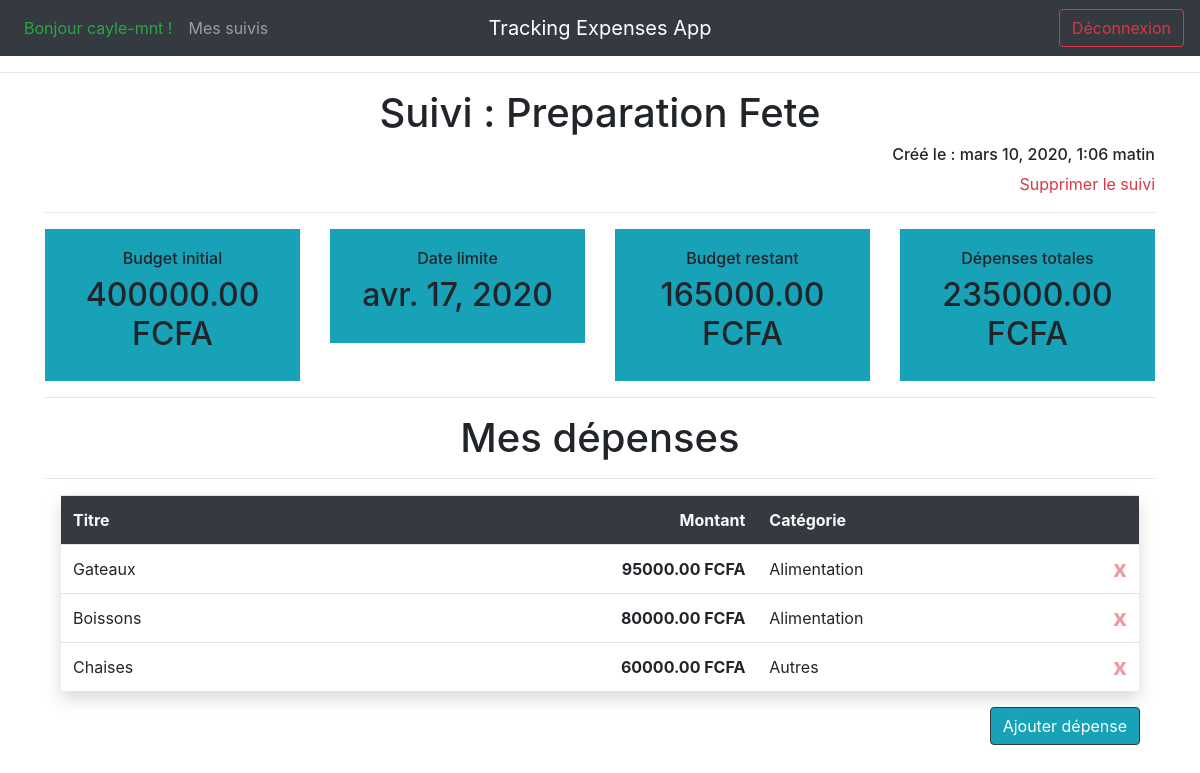
Page /preparation-fete (signed in) on the committed database.
### suivi_depenses/models.py (models this page shows, shortened)
class Suivi(models.Model):
    user = models.ForeignKey(User,on_delete=models.CASCADE,related_name='suivis',null=True)
    slug = models.SlugField(max_length=100,unique=True,blank=True)
    date_creation = models.DateTimeField(auto_now_add=True)
    nom = models.CharField(max_length=100)
    budget = models.DecimalField(max_digits=10,decimal_places=2)
    date_limite = models.DateField()
    def b_restant(self):
        return self.budget - self.d_totales()
    def d_totales(self):
        depenses = Depense.objects.filter(suivi=self)
        total = 0
        for d in depenses:
            total+=d.montant
        return total

class Depense(models.Model):
    suivi = models.ForeignKey(Suivi,on_delete=models.CASCADE, related_name='depenses')
    titre = models.CharField(max_length=100)
    montant = models.DecimalField(max_digits=8,decimal_places=2)
    categorie = models.ForeignKey(Categorie,on_delete=models.CASCADE)
    class Meta:
        ordering = ("-montant",)

class Categorie(models.Model):
    nom = models.CharField(max_length=100)

### suivi_depenses/views.py (the view, shortened to what this page needs)
# urls.py: path('<slug:slug_suivi>',views.details_suivi,name='details_suivi'),
@login_required(login_url="/connexion/")
def details_suivi(request,slug_suivi):
    suivi = get_object_or_404(Suivi, slug=slug_suivi)
    categories = Categorie.objects.all()
    if request.method == 'GET':
        return render(request,'suivi_depenses/details_suivi.html',{'suivi':suivi,'depenses':suivi.depenses.all(),'categories':categories})
    return HttpResponseRedirect("/"+slug_suivi)

### suivi_depenses/templates/suivi_depenses/details_suivi.html (shortened to what this page needs)
{% extends 'suivi_depenses/base.html' %}
{% block content %}
<div class="container">
    <h1 class="text-center">Suivi : {{suivi.nom}}</h1>
    <div class="text-right">
        <h6>Créé le : {{ suivi.date_creation }}</h6>
        <a href="{% url 'del_suivi' suivi.slug%}" class="text-danger text-right">Supprimer le suivi</a>
    </div>
    <hr>
    <section class="section">
        <div class="row">
            <div class="col-3">
                <div class="card-body bg-info text-center">
                    <h6>Budget initial</h6>
                    <h2>{{ suivi.budget }} FCFA</h2>
                </div>
            </div>
            <div class="col-3">
                <div class="card-body bg-info text-center">
                    <h6>Date limite</h6>
                    <h2>{{ suivi.date_limite }}</h2>
                </div>
            </div>
            <div class="col-3">
                <div class="card-body bg-info text-center">
                    <h6>Budget restant</h6>
                    <h2>{{ suivi.b_restant }} FCFA</h2>
                </div>
            </div>
            <div class="col-3">
                <div class="card-body bg-info text-center">
                    <h6>Dépenses totales</h6>
                    <h2>{{ suivi.d_totales }} FCFA</h2>
                </div>
            </div>
        </div>
    </section>
    <hr>
    <h1 class="text-center">Mes dépenses</h1>
    <hr>
    <section class="section m-3">
        <table class="table table-hover shadow">
            <tr class="bg-dark text-light">
                <th>
                    Titre
                </th>
                <th class="text-right">
                    Montant
                </th>
                <th colspan="2">
                    Catégorie
                </th>
            </tr>
            {%for d in depenses%}
            <tr>
                <td>{{d.titre}}</td>
                <th class="text-right">{{d.montant}} FCFA</th>
                <td colspan="2">{{d.categorie.nom}} <a href="{% url 'del_depense' d.pk %}" class="close text-danger">x</a></td>
            </tr>
            {%endfor%}
        </table>
    </section>
    <div class="container text-right">
        <button class="btn btn-info btn-outline-dark" id="btnAdd"><a href="#titreInput" class="text-white">Ajouter dépense</a></button>
    </div>
</div>
{% endblock %}

### suivi_depenses/templates/suivi_depenses/base.html (shortened to what this page needs)
{% load static %}
<!DOCTYPE html>
<html lang="en">
<head>
  <link rel="stylesheet" href="{% static 'css/bootstrap.min.css' %}">
  <link rel="stylesheet" href="{% static 'css/style.css' %}">
</head>
<body>
  <nav class="navbar navbar-expand-md navbar-dark bg-dark">
    <div class="navbar-collapse collapse w-100 order-1 order-md-0 dual-collapse2">
        <ul class="navbar-nav mr-auto">
            <li class="nav-item active">
                <a class="nav-link text-success" href="#">Bonjour {{user}} !</a>
            </li>
            <li class="nav-item">
                <a class="nav-link" href="/">Mes suivis</a>
            </li>
        </ul>
    </div>
    <div class="mx-auto order-0">
        <a class="navbar-brand mx-auto" href="#">Tracking Expenses App</a>
    </div>
    <div class="navbar-collapse collapse w-100 order-3 dual-collapse2">
        <ul class="navbar-nav ml-auto">
            <li class="nav-item">
              <form action="{% url 'deconnexion' %}" method="post">
                <button type="submit" class="btn btn-dark btn-outline-danger">Déconnexion</button>
              </form>
            </li>
        </ul>
    </div>
</nav>
<hr>
  {% block content %}
  {% endblock %}
</body>
</html>

### rows in the picture
Suivi: nom "Preparation Fete", date_creation "mars 10, 2020, 1:06 matin", budget "400000.00", date_limite "avr. 17, 2020", b_restant "165000.00", d_totales "235000.00"
Depense: titre "Gateaux", montant "95000.00", categorie.nom "Alimentation"
Depense: titre "Boissons", montant "80000.00", categorie.nom "Alimentation"
Depense: titre "Chaises", montant "60000.00", categorie.nom "Autres"

### other values in the picture
{{ user }} "cayle-mnt"
